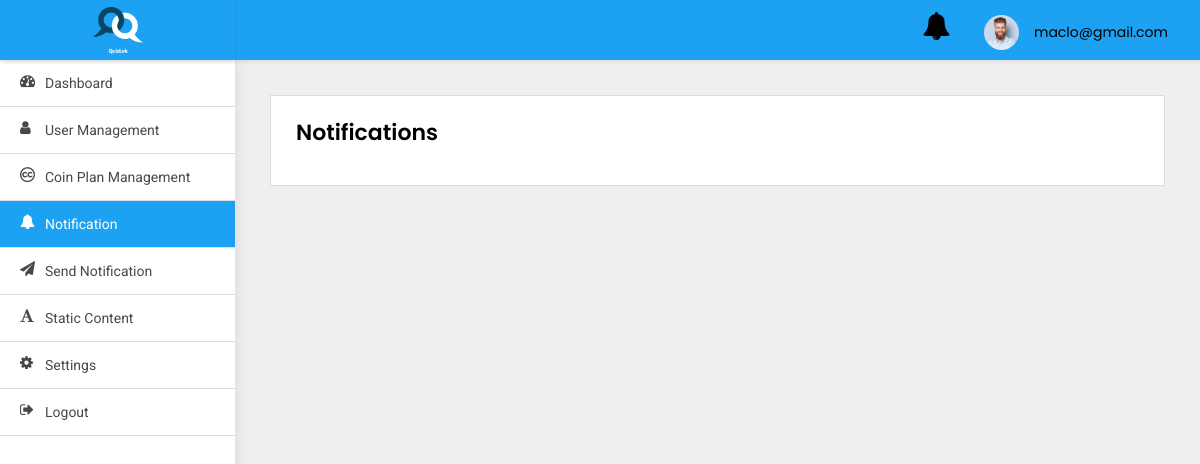
/adminpanel/notification/ (signed in), run on an earlier commit of the app's database.
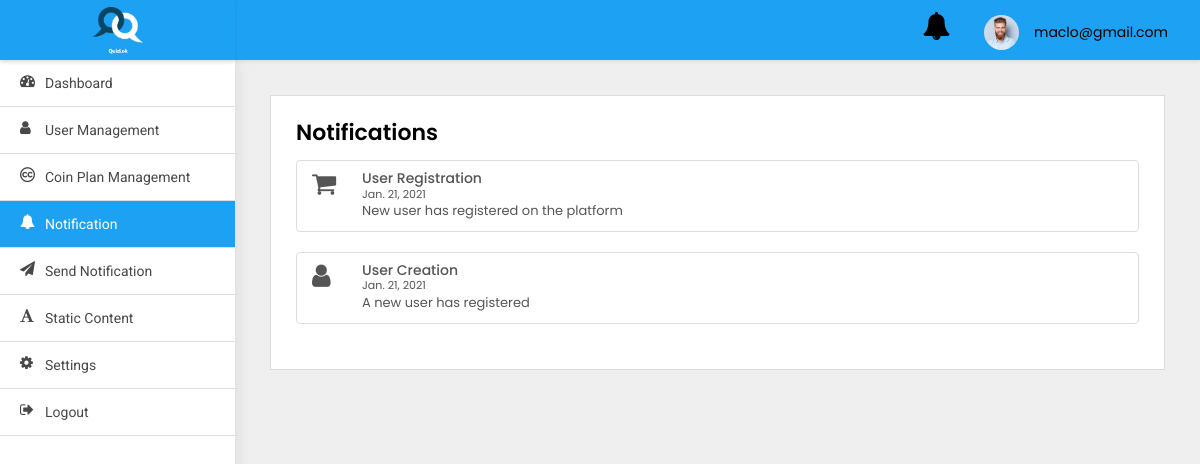
And on a later commit of the database.
### adminpanel/models.py (models this page shows)
class User(AbstractBaseUser, PermissionsMixin):
    first_name = models.CharField(default='first name', max_length=100)
    last_name = models.CharField(default='', max_length=100, null=True, blank=True)
    email = models.CharField(default='', max_length=255, unique=True)
    country_code = models.CharField(default='+91', max_length=10)
    phone_number = models.CharField(default='', max_length=13)
    profile_pic = models.ImageField(default='default_profile.png', null=True, blank=True)
    device_token = models.CharField(default='', max_length=500, null=True, blank=True)
    remember_me = models.BooleanField(default=False)
    password = models.CharField(default='123456', max_length=100)
    confirm_password = models.CharField(default='123456', max_length=100)
    created_at = models.DateTimeField(auto_now_add=True)
    is_active = models.BooleanField(default=True)
    is_staff = models.BooleanField(default=False)
    is_blocked = models.BooleanField(default=False)
    objects = UserManager()
    USERNAME_FIELD = 'email'
    class Meta:
        ordering = ('-created_at',)

class UserNotification(models.Model):
    to = models.ForeignKey(User, on_delete=models.CASCADE)
    title = models.CharField(default='title', max_length=200)
    body = models.CharField(default='body', max_length=200)
    read = models.BooleanField(default=False)
    created_at = models.DateTimeField(auto_now_add=True)
    class Meta:
        ordering = ('-created_at',)

### adminpanel/views.py (the view)
# urls.py: path('notification/', NotificationView.as_view(), name='notification'),
class NotificationView(LoginRequiredMixin, ListView):
    model = UserNotification
    template_name = 'notification.html'
    login_url = 'adminpanel:login'

### adminpanel/templates/notification.html (shortened to what this page needs)
{% extends 'base.html' %}
{% block body %}
<div class="WrapperArea">
    <div class="WrapperBox">
        <div class="Small-Wrapper">
            <h4 class="Title">Notifications</h4>
            <div class="NotificationList">
                {% for object in object_list %}
                {% if object.to.is_superuser %}
                <div class="list-group">
                    <a class="list-group-item list-group-item-action flex-column align-items-start">
                        {% if object.title == 'User Creation' %}
                        <figure class="pull-left"><i class="fa  fa-user fa-2x" aria-hidden="true"></i></figure>
                        {% elif object.title == 'Password Changed' %}
                        <figure class="pull-left"><i class="fa  fa-lock fa-2x" aria-hidden="true"></i></figure>
                        {% elif object.title == 'Phone number Update' %}
                        <figure class="pull-left"><i class="fa  fa-phone fa-2x" aria-hidden="true"></i></figure>
                        {% elif object.title == 'Payment' %}
                        <figure class="pull-left"><i class="fa  fa-money fa-2x" aria-hidden="true"></i></figure>
                        {% elif object.title == 'Profile Update' %}
                        <figure class="pull-left"><i class="fa  fa-user fa-2x" aria-hidden="true"></i></figure>
                        {% else %}
                        <figure class="pull-left ml-5"><i class="fa  fa-shopping-cart fa-2x" aria-hidden="true"></i>
                        </figure>
                        {% endif %}
                        <div class="msg-right">
                            <div class="d-flex w-100 justify-content-between">
                                <h5 class="mb-1">{{object.title}}</h5>
                                <small>{{object.created_at|date:'M. d, Y'}}</small>
                            </div>
                            <p class="mb-1"> {{object.body}}</p>
                        </div>
                    </a>
                </div>
                {% endif %}
                {% endfor %}
            </div>
        </div>
    </div>
</div>
{% endblock body %}

### adminpanel/templates/base.html (shortened to what this page needs)
{% load static %}
<html lang="en">
<head>
    <link type="text/css" rel="stylesheet" href="{% static 'adminpanel/css/style.css' %}">
</head>
<body>
<div class="Header">
    <div class="Logo">
        <img src="{% static 'adminpanel/images/logo_splash.png' %}">
    </div>
    <div class="Navigation">
        <div class="header-notifications">
            <a href="{% url 'adminpanel:notification' %}">
                <i class="fa fa-bell fa-2x" aria-hidden="true"></i>
            </a>
        </div>
        <div class="Avater">
            <a href="javascript:void(0);">
                <figure><img src="{% static 'adminpanel/images/profile.jpg' %}"></figure>
                {{user}} </a>
        </div>
    </div>
</div>
<div class="SidenavBar">
    <ul>
        <li class="nav-item nav-link {% if request.resolver_match.view_name  == 'adminpanel:dashboard' %}active{% endif %}">
            <a href="{% url 'adminpanel:dashboard'  %}">
                <span><i class="fa fa-tachometer"></i></span> Dashboard
            </a>
        </li>
        <li class="nav-item nav-link {% if request.resolver_match.view_name  == 'adminpanel:users-list' %}active{% endif %}">
            <a href="{% url 'adminpanel:users-list' %}">
                <span><i class="fa fa-user"></i></span> User Management
            </a>
        </li>
        <li class="nav-item nav-link {% if request.resolver_match.view_name  == 'adminpanel:coin-plan-list' %}active{% endif %}">
            <a href="{% url 'adminpanel:coin-plan-list' %}">
                <span><i class="fa fa-creative-commons"></i></span> Coin Plan Management
            </a>
        </li>
        <li class="nav-item nav-link {% if request.resolver_match.view_name  == 'adminpanel:notification' %}active{% endif %}">
            <a href="{% url 'adminpanel:notification' %}">
                <span><i class="fa fa-bell"></i></span> Notification
            </a>
        </li>
        <li class="nav-item nav-link {% if request.resolver_match.view_name  == 'adminpanel:send-notification' %}active{% endif %}">
            <a href="{% url 'adminpanel:send-notification' %}">
                <span><i class="fa fa-send"></i></span> Send Notification
            </a>
        </li>
        <li class="nav-item nav-link {% if request.resolver_match.view_name  == 'adminpanel:terms-and-condition' %}active{% endif %}">
            <a href="{% url 'adminpanel:terms-and-condition' %}">
                <span><i class="fa fa-font"></i></span> Static content
            </a>
        </li>
        <li class="nav-item nav-link {% if request.resolver_match.view_name  == 'change_password' %}active{% endif %}">
            <a href="{% url 'change_password' %}">
                <span><i class="fa fa-cog"></i></span> Settings
            </a>
        </li>
        <li class="nav-item nav-link {% if request.resolver_match.view_name  == 'logout' %}active{% endif %}">
            <a href="{% url 'logout' %}">
                <span><i class="fa fa-sign-out"></i></span> Logout
            </a>
        </li>
    </ul>
</div>
{% block body %}
{% endblock body %}
</body>
</html>

### static/adminpanel/css/style.css (style rules this page uses)
body { margin: 0; padding: 0; font-family: 'Poppins', sans-serif !important; font-size: 13px; color: #3a3a3a; font-weight: 400; }
* { margin: 0px; padding: 0px; }
header, footer, aside, article, section, detail, nav, figure { position: relative; }
h1, h2, h3, h4, h5, h6, p { margin: 0; padding: 0; }
ul, li, ol { list-style-type: none; margin: 0; padding: 0; }
a { text-decoration: none; outline: none; }
img { border: 0; outline: none; max-width: 100%; }
p { margin: 0; padding: 0; }
.Header { box-shadow: 0 2px 4px rgba(0, 0, 0, .08); -webkit-box-shadow: 0 2px 4px rgba(0, 0, 0, .08); position: fixed; width: 100%; left: 0; top: 0; background-color: #fff; z-index: 99 }
.Header .Logo { width: 235px; text-align: center; padding: 5px 0; float: left; height: 60px; background:#1da1f2; box-shadow: 0 2px 4px rgba(0, 0, 0, .08); }
.Header .Logo img { width: 50px; position: relative; top: 2px; }
.Header .Navigation { background:#1da1f2; transition: all 0.2s ease; margin-left: 235px; padding: 7px 3.2rem; width: calc(100% - 235px); text-align: right; height: 60px }
.Header .Navigation .Avater { margin: 5px 0 5px 30px; position: relative; display: inline-block }
.Header .Navigation .Avater a { display: flex; align-items: center; font-size: 14px; color: #000 }
.Header .Navigation .Avater a figure { width: 35px; border-radius: 50%; margin: 0 15px 0 0; overflow: hidden }
.Header .Navigation .header-notifications { margin: 5px 0 5px 30px; position: relative; display: inline-block }
.Header .Navigation .header-notifications a { display: flex; align-items: center; font-size: 14px; color: #000 }
.SidenavBar { height: calc(100% - 60px); position: fixed; width: 235px; top: 60px; padding: 0; overflow: auto; box-shadow: 0 0 15px rgba(0, 0, 0, .1) }
.SidenavBar ul { margin: 0 }
.SidenavBar ul li { margin: 0 }
.SidenavBar ul li a { display: block; cursor: pointer; padding: 13px 20px 13px 45px; transition: 0.5s all ease-in-out; color: #484848; font-family: "Roboto"; font-size: 14px; text-transform: capitalize; position: relative; border-bottom: 1px solid #ddd }
.SidenavBar ul li a span { font-size: 15px; display: inline-block; position: absolute; top: 13px; left: 20px }
.SidenavBar ul li.active a, .SidenavBar ul li a:hover { background:#1da1f2; color: #fff; }
.WrapperArea { margin-left: 235px; flex: 1 1 auto; width: calc(100% - 235px); display: flex; flex-direction: column; margin-top: 60px; transition: 0.5s all ease-in-out }
.WrapperArea .WrapperBox { padding: 35px; background-color: #efefef; min-height: calc(100vh - 60px) }
.Small-Wrapper { background-color: #fff; padding: 25px; border: 1px solid #dcdcdc }
h4.Title { margin: 0 0 15px; font-weight: 600; color: #000; text-transform: capitalize; font-size: 22px }
.NotificationList .msg-right { margin-left: 50px; }

What changed in the data, as far as the page shows it:
added UserNotification: title "User Registration", created_at "Jan. 21, 2021", body "New user has registered on the platform"
added UserNotification: title "User Creation", created_at "Jan. 21, 2021", body "A new user has registered"
